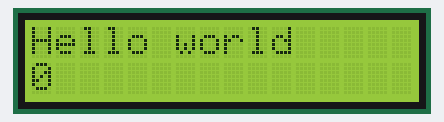
The sketch below on a simulated Arduino Uno, built with avr-gcc and run on an emulated ATmega328P. On the bench: 16×2 character LCD.

Above: at 0.1 s.
At 5.1 s:
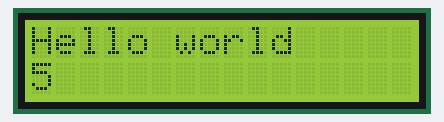
At 10.1 s:
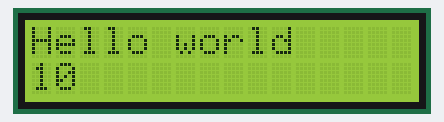
At 19.1 s:
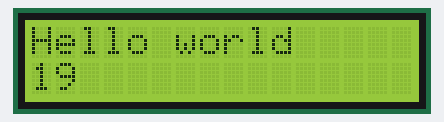
At 29.1 s:
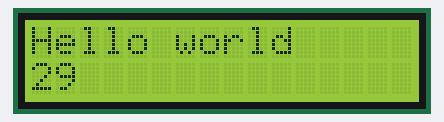
At 38.1 s:
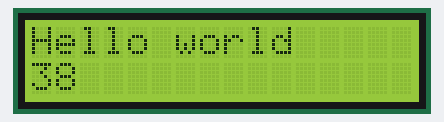

The sketch:

LCD_backpack.ino
```cpp
#include <Wire.h> // For I2C
#include <LiquidCrystal_I2C.h>
LiquidCrystal_I2C lcd(0x27,16,2);

void setup()
{
   Serial.begin(9600);
   lcd.init();
   lcd.backlight();
}
void loop()
{
   lcd.setCursor(0,0);
   lcd.print("Hello world"); // tells LCD to say hello world.
   lcd.setCursor(0,1); // Go to home of 2nd line
   lcd.print(millis() / 1000);
}
```

Measured:
- what the display in image 1 shows lasts 1.0 s, from 5.0 s to 6.0 s
